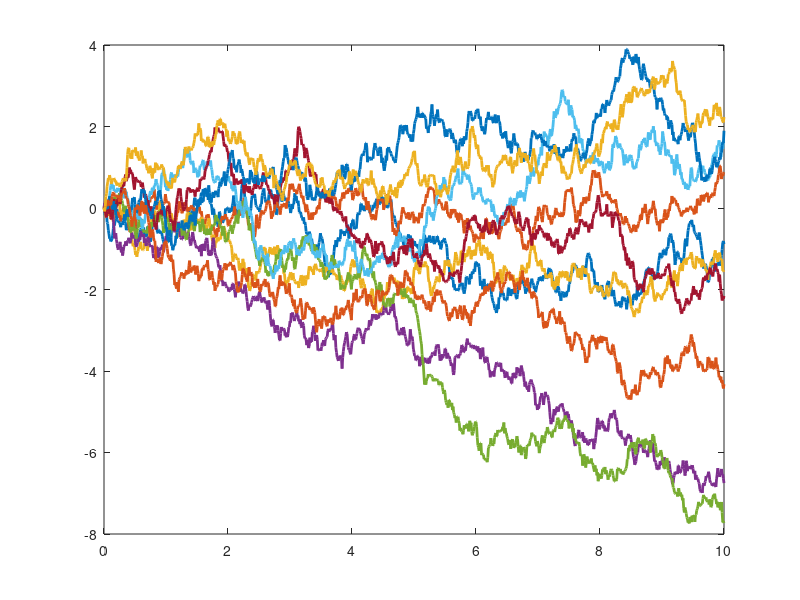

Write the MATLAB code that produced this figure. (Note: this script raises an error after producing the figure.)
% Functions in slide order:
% ScalarStdWienerProcess -> ScalarSampleMeanStdVar -> SDEeulerExplicitExplicit -> LangevinDrift -> LangevinDiffusion -> GeometricBrownianDrift -> GeometricBrownianDiffusion -> SDENewtonSolver -> SDEeulerImplicitExplicit -> StdWienerProcess -> SDEsolverExplicitExplicit -> SDENewtonSolver (repeated in Lecture 03B) -> SDEsolverImplicitExplicit -> VanderpolDrift -> VanderPolDiffusion1 -> VanderPolDiffusion2
%
% This file follows the order in which MATLAB implementations appear in Lecture 03A, then Lecture 03B.
% Repeated implementations are shown again where they reappear in the slides.
% Because MATLAB does not allow duplicate local function names in one executable file, this file is intended as a slide-ordered reference rather than a single run-all script.

%% Lecture 03A - slide 9: Realizations of Standard Brownian Motion
Ns = 10;
T = 10;
N = 1000;
seed = 100;

rng(seed);
dt = T/N;
dW = sqrt(dt)*randn(Ns,N);
W = cumsum(dW,2);

%% Lecture 03A - slide 10: Scalar Standard Wiener Process
function [W,Tw,dW] = ScalarStdWienerProcess(T,N,Ns,seed)

    if nargin == 4
        rng(seed);
    end

    dt = T/N;
    dW = sqrt(dt)*randn(Ns,N);
    W = [zeros(Ns,1) cumsum(dW,2)];
    Tw = 0:dt:T;
end

[W,Tw,dW] = ScalarStdWienerProcess(10,1000,10,100);
plot(Tw,W,'linewidth',2);

%% Lecture 03A - slide 14: Scalar Sample Mean and Standard Deviation
function [xmean,s,xmeanp2s,xmeanm2s] = ScalarSampleMeanStdVar(x)

    xmean = mean(x,1);
    s = std(x,0,1);
    xmeanp2s = xmean + 2*s;
    xmeanm2s = xmean - 2*s;
end

[W,Tw,dW] = ScalarStdWienerProcess(T,N,Ns,seed);
[Wmean,sW,Wmeanp2sW,Wmeanm2sW] = ScalarSampleMeanStdVar(W);

%% Lecture 03A - slide 28: Langevin direct MATLAB implementation
T = 10;
N = 1000;
Ns = 10;
seed = 100;

x0 = 10;
lambda = -0.5;
sigma = 1.0;

[W,Tw,dW] = ScalarStdWienerProcess(T,N,Ns,seed);

X = zeros(size(W));

for i = 1:Ns
    X(i,1) = x0;

    for k = 1:N
        dt = Tw(k+1)-Tw(k);

        X(i,k+1) = X(i,k) ...
            + lambda*X(i,k)*dt ...
            + sigma*dW(i,k);
    end
end

%% Lecture 03A - slide 32: Explicit-explicit SDE solver
function X = SDEeulerExplicitExplicit(ffun,gfun,T,x0,W,varargin)

    N = size(T,2)-1;
    nx = size(x0,1);

    X = zeros(nx,N+1);
    X(:,1) = x0;

    for k = 1:N
        dt = T(k+1)-T(k);
        dW = W(:,k+1)-W(:,k);

        f = feval(ffun,T(k),X(:,k),varargin{:});
        g = feval(gfun,T(k),X(:,k),varargin{:});

        X(:,k+1) = X(:,k) + f*dt + g*dW;
    end
end

%% Lecture 03A - slide 33: Langevin driver, drift and diffusion
T = 10;
N = 1000;
Ns = 10;
seed = 100;

x0 = 10;
lambda = -0.5;
sigma = 1.0;
p = [lambda; sigma];

[W,Tw,dW] = ScalarStdWienerProcess(T,N,Ns,seed);

X = zeros(size(W));

for i = 1:Ns
    X(i,:) = SDEeulerExplicitExplicit( ...
        @LangevinDrift, ...
        @LangevinDiffusion, ...
        Tw, ...
        x0, ...
        W(i,:), ...
        p);
end

function f = LangevinDrift(t,x,p)

    lambda = p(1);
    f = lambda*x;
end

function g = LangevinDiffusion(t,x,p)

    sigma = p(2);
    g = sigma;
end

%% Lecture 03A - slide 35: Geometric Brownian Motion implementation
T = 10;
N = 1000;
Ns = 10;
seed = 100;

x0 = 1;
lambda = 0.15;
sigma = 0.15;
p = [lambda; sigma];

[W,Tw,dW] = ScalarStdWienerProcess(T,N,Ns,seed);

X = zeros(size(W));

for i = 1:Ns
    X(i,:) = SDEeulerExplicitExplicit( ...
        @GeometricBrownianDrift, ...
        @GeometricBrownianDiffusion, ...
        Tw, ...
        x0, ...
        W(i,:), ...
        p);
end

function f = GeometricBrownianDrift(t,x,p)

    lambda = p(1);
    f = lambda*x;
end

function g = GeometricBrownianDiffusion(t,x,p)

    sigma = p(2);
    g = sigma*x;
end

%% Lecture 03A - slide 40: Newton method in implicit-explicit SDE solver
function [x,f,J] = SDENewtonSolver(ffun,t,dt,psi,xinit,tol,maxit,varargin)

    I = eye(length(xinit));
    x = xinit;

    [f,J] = feval(ffun,t,x,varargin{:});
    R = x - f*dt - psi;

    it = 1;

    while ((norm(R,'inf') > tol) && (it <= maxit))
        dRdx = I - J*dt;
        mdx = dRdx\R;

        x = x - mdx;

        [f,J] = feval(ffun,t,x,varargin{:});
        R = x - f*dt - psi;

        it = it + 1;
    end
end

%% Lecture 03A - slide 41: Implicit-explicit SDE solver
function X = SDEeulerImplicitExplicit(ffun,gfun,T,x0,dW,varargin)

    tol = 1.0e-8;
    maxit = 10;

    N = size(T,2)-1;
    nx = size(x0,1);

    X = zeros(nx,N+1);
    X(:,1) = x0;

    for k = 1:N
        dt = T(k+1)-T(k);

        f = feval(ffun,T(k),X(:,k),varargin{:});
        g = feval(gfun,T(k),X(:,k),varargin{:});

        psi = X(:,k) + g*dW(:,k);
        xinit = psi + f*dt;

        [X(:,k+1),f,~] = SDENewtonSolver( ...
            ffun, ...
            T(:,k+1), ...
            dt, ...
            psi, ...
            xinit, ...
            tol, ...
            maxit, ...
            varargin{:});
    end
end

%% Lecture 03B - slide 6: Multivariate Standard Wiener Process
function [W,Tw,dW] = StdWienerProcess(T,N,nW,Ns,seed)

    if nargin == 5
        rng(seed);
    end

    dt = T/N;

    dW = sqrt(dt)*randn(nW,N,Ns);
    W = [zeros(nW,1,Ns) cumsum(dW,2)];

    Tw = 0:dt:T;
end

%% Lecture 03B - slide 7: Explicit-explicit SDE solver
function X = SDEsolverExplicitExplicit(ffun,gfun,T,x0,W,varargin)

    N = length(T);
    nx = length(x0);

    X = zeros(nx,N);
    X(:,1) = x0;

    for k = 1:N-1
        f = feval(ffun,T(k),X(:,k),varargin{:});
        g = feval(gfun,T(k),X(:,k),varargin{:});

        dt = T(k+1)-T(k);
        dW = W(:,k+1)-W(:,k);

        psi = X(:,k) + g*dW;

        X(:,k+1) = psi + f*dt;
    end
end

%% Lecture 03B - slide 11: Newton method in implicit-explicit SDE solver
function [x,f,J] = SDENewtonSolver_L03B(ffun,t,dt,psi,xinit,tol,maxit,varargin)

    I = eye(length(xinit));
    x = xinit;

    [f,J] = feval(ffun,t,x,varargin{:});
    R = x - f*dt - psi;

    it = 1;

    while ((norm(R,'inf') > tol) && (it <= maxit))
        dRdx = I - J*dt;
        mdx = dRdx\R;

        x = x - mdx;

        [f,J] = feval(ffun,t,x,varargin{:});
        R = x - f*dt - psi;

        it = it + 1;
    end
end

%% Lecture 03B - slide 12: Implicit-explicit SDE solver
function X = SDEsolverImplicitExplicit(ffun,gfun,T,x0,W,varargin)

    tol = 1.0e-8;
    maxit = 100;

    N = length(T);
    nx = length(x0);

    X = zeros(nx,N);
    X(:,1) = x0;

    k = 1;
    [f,~] = feval(ffun,T(k),X(:,k),varargin{:});

    for k = 1:N-1
        g = feval(gfun,T(k),X(:,k),varargin{:});

        dt = T(k+1)-T(k);
        dW = W(:,k+1)-W(:,k);

        psi = X(:,k) + g*dW;
        xinit = psi + f*dt;

        [X(:,k+1),f,~] = SDENewtonSolver_L03B( ...
            ffun, ...
            T(:,k+1), ...
            dt, ...
            psi, ...
            xinit, ...
            tol, ...
            maxit, ...
            varargin{:});
    end
end

%% Lecture 03B - slide 14: Van der Pol drift and diffusion functions
function [f,J] = VanderpolDrift(t,x,p)

    mu = p(1);
    tmp = mu*(1.0-x(1)*x(1));

    f = zeros(2,1);
    f(1,1) = x(2);
    f(2,1) = tmp*x(2)-x(1);

    if nargout > 1
        J = [0 1; -2*mu*x(1)*x(2)-1.0 tmp];
    end
end

function g = VanderPolDiffusion1(t,x,p)

    sigma = p(2);
    g = [0.0; sigma];
end

function g = VanderPolDiffusion2(t,x,p)

    sigma = p(2);
    g = [0.0; sigma*(1.0+x(1)*x(1))];
end

%% Lecture 03B - slide 17: Van der Pol state-independent diffusion driver
mu = 3;
sigma = 1.0;

x0 = [0.5; 0.5];
p = [mu; sigma];

tf = 5*mu;
nw = 1;
N = 1000;
Ns = 5;
seed = 100;

[W,T,~] = StdWienerProcess(tf,N,nw,Ns,seed);

X = zeros(length(x0),N+1,Ns);

for i = 1:Ns
    X(:,:,i) = SDEsolverExplicitExplicit( ...
        @VanderpolDrift, ...
        @VanderPolDiffusion1, ...
        T, ...
        x0, ...
        W(:,:,i), ...
        p);
end

Xd = SDEsolverExplicitExplicit( ...
    @VanderpolDrift, ...
    @VanderPolDiffusion1, ...
    T, ...
    x0, ...
    W(:,:,i), ...
    [mu; 0.0]);

%% Lecture 03B - slide 20: Van der Pol state-dependent diffusion driver
mu = 3;
sigma = 0.5;

x0 = [0.5; 0.5];
p = [mu; sigma];

tf = 5*mu;
nw = 1;
N = 5000;
Ns = 5;
seed = 100;

[W,T,~] = StdWienerProcess(tf,N,nw,Ns,seed);

X = zeros(length(x0),N+1,Ns);

for i = 1:Ns
    X(:,:,i) = SDEsolverExplicitExplicit( ...
        @VanderpolDrift, ...
        @VanderPolDiffusion2, ...
        T, ...
        x0, ...
        W(:,:,i), ...
        p);
end

Xd = SDEsolverExplicitExplicit( ...
    @VanderpolDrift, ...
    @VanderPolDiffusion2, ...
    T, ...
    x0, ...
    W(:,:,i), ...
    [mu; 0.0]);
